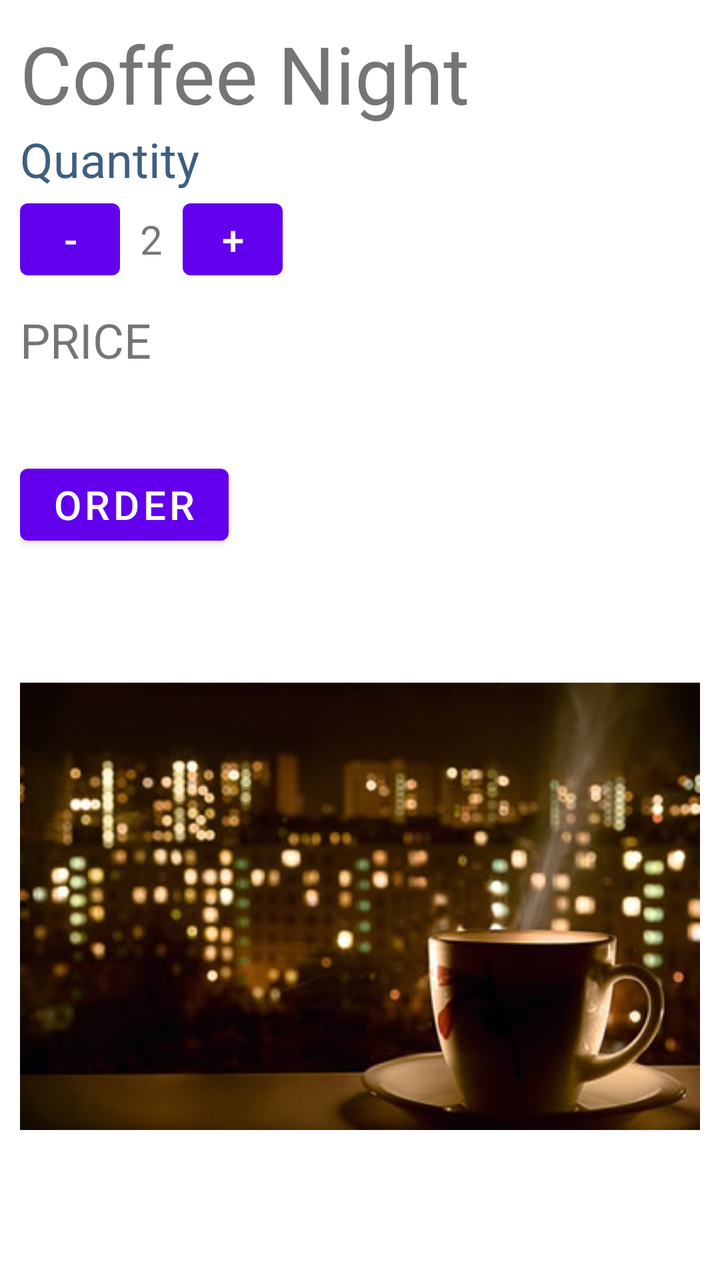
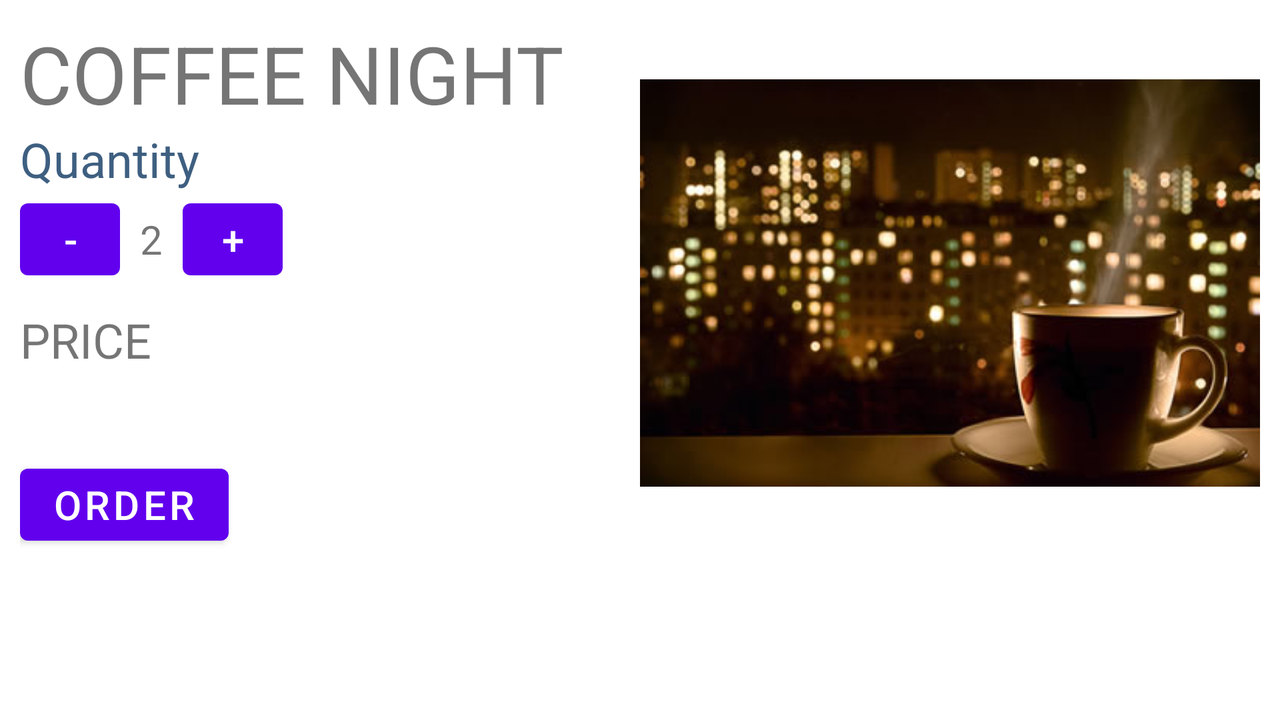

An Android layout and its configuration variant, each rendered on a device that would load it. The default file and the variant file are quoted in full after the pictures.
<!-- AndroidManifest.xml: application theme AppTheme -->
<!-- res/layout/activity_main.xml -->
<LinearLayout xmlns:android="http://schemas.android.com/apk/res/android"
    android:layout_width="match_parent"
    android:layout_height="match_parent"
    android:layout_margin="10dp"
    android:orientation="vertical">

    <TextView
        android:layout_width="wrap_content"
        android:layout_height="wrap_content"
        android:text="@string/title"
        android:textSize="40dp" />

    <TextView
        android:layout_width="wrap_content"
        android:layout_height="wrap_content"
        android:text="@string/quantity"
        android:textColor="#3e5f80"
        android:textDirection="rtl"
        android:textSize="24dp" />

    <LinearLayout
        android:layout_width="wrap_content"
        android:layout_height="wrap_content"
        android:layout_marginBottom="10dp"
        android:orientation="horizontal">

        <Button
            android:layout_width="50dp"
            android:layout_height="wrap_content"
            android:onClick="decrement"
            android:text="@string/minus"
            android:textSize="20dp" />

        <TextView
            android:id="@+id/quantity"
            android:layout_width="wrap_content"
            android:layout_height="wrap_content"
            android:layout_marginLeft="10dp"
            android:layout_marginRight="10dp"
            android:text="@string/number"
            android:textSize="20dp" />

        <Button
            android:layout_width="50dp"
            android:layout_height="wrap_content"
            android:onClick="increment"
            android:text="@string/plus"
            android:textSize="20dp" />

    </LinearLayout>


    <TextView
        android:layout_width="match_parent"
        android:layout_height="wrap_content"
        android:layout_marginBottom="10dp"
        android:text="@string/price"
        android:textSize="24dp" />


    <TextView
        android:id="@+id/total"
        android:layout_width="wrap_content"
        android:layout_height="wrap_content"
        android:layout_marginRight="15dp"
        android:text=""
        android:textSize="24dp" />




    <Button
        android:layout_width="wrap_content"
        android:layout_height="wrap_content"
        android:onClick="order"
        android:text="@string/order"
        android:textSize="20dp" />


    <ImageView
        android:id="@+id/image"
        android:layout_width="match_parent"
        android:layout_height="match_parent"
        android:layout_marginBottom="10dp"
        android:layout_marginTop="10dp"
        android:scaleType="centerInside"
        android:src="@drawable/coffeenight" />


</LinearLayout>
<!-- resources referenced by this layout -->
<resources>
  <!-- drawable coffeenight: jpg bitmap (drawable, 35038 bytes) -->
  <string name="minus">-</string>
  <string name="number">2</string>
  <string name="order">Order</string>
  <string name="plus">+</string>
  <string name="price">PRICE</string>
  <string name="quantity">Quantity</string>
  <string name="title">Coffee Night</string>
</resources>
<!-- res/layout-land/activity_main.xml (the repository's variant of the layout above) -->
<!-- drawn on the phone turned sideways -->
<ScrollView xmlns:android="http://schemas.android.com/apk/res/android"
    android:layout_width="match_parent"
    android:layout_height="match_parent">

    <LinearLayout
        android:layout_width="match_parent"
        android:layout_height="match_parent"
        android:layout_margin="10dp"
        android:orientation="horizontal">

        <LinearLayout
            android:layout_width="0dp"
            android:layout_height="wrap_content"
            android:layout_weight="1"
            android:orientation="vertical">

            <TextView
                android:layout_width="wrap_content"
                android:layout_height="wrap_content"
                android:text="@string/title"
                android:textAllCaps="true"
                android:textSize="40dp" />

            <TextView
                android:layout_width="wrap_content"
                android:layout_height="wrap_content"
                android:text="@string/quantity"
                android:textColor="#3e5f80"
                android:textDirection="rtl"
                android:textSize="24dp" />

            <LinearLayout
                android:layout_width="wrap_content"
                android:layout_height="wrap_content"
                android:layout_marginBottom="10dp"
                android:orientation="horizontal">

                <Button
                    android:layout_width="50dp"
                    android:layout_height="wrap_content"
                    android:onClick="decrement"
                    android:text="@string/minus"
                    android:textSize="20dp" />


                <TextView
                    android:id="@+id/quantity"
                    android:layout_width="wrap_content"
                    android:layout_height="wrap_content"
                    android:layout_marginLeft="10dp"
                    android:layout_marginRight="10dp"
                    android:text="@string/number"
                    android:textSize="20dp" />

                <Button
                    android:layout_width="50dp"
                    android:layout_height="wrap_content"
                    android:onClick="increment"
                    android:text="@string/plus"
                    android:textSize="20dp" />


            </LinearLayout>

            <TextView
                android:layout_width="match_parent"
                android:layout_height="wrap_content"
                android:layout_marginBottom="10dp"
                android:text="@string/price"
                android:textSize="24dp" />


            <TextView
                android:id="@+id/total"
                android:layout_width="wrap_content"
                android:layout_height="wrap_content"
                android:layout_marginRight="15dp"
                android:text=""
                android:textSize="24dp" />

            <Button
                android:layout_width="wrap_content"
                android:layout_height="wrap_content"
                android:onClick="order"
                android:text="@string/order"
                android:textSize="20dp" />

        </LinearLayout>


        <LinearLayout
            android:layout_width="0dp"
            android:layout_height="wrap_content"
            android:layout_weight="1"
            android:orientation="horizontal">

            <ImageView
                android:id="@+id/image"
                android:layout_width="match_parent"
                android:layout_height="match_parent"
                android:src="@drawable/coffeenight" />

        </LinearLayout>

    </LinearLayout>

</ScrollView>
